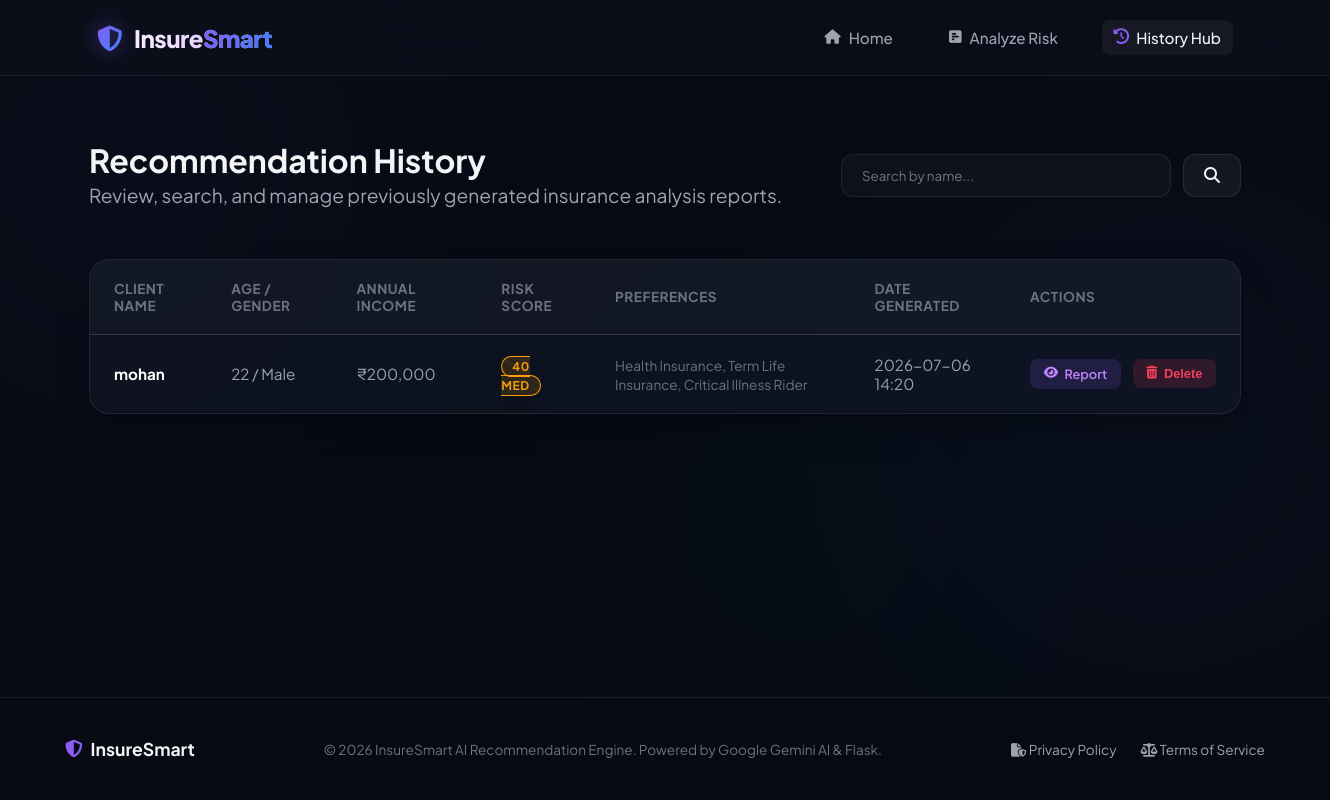
Before: /history with the older database file.
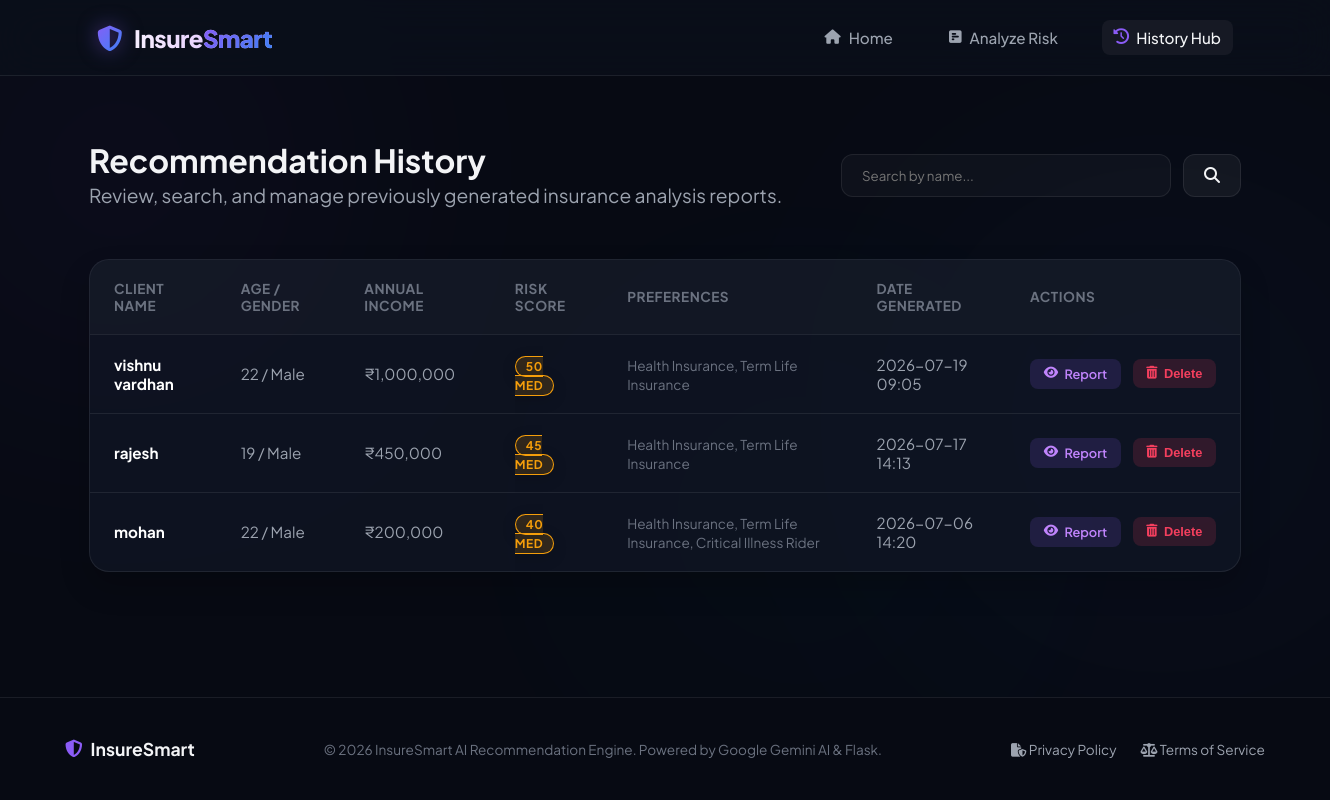
After: the same page with the newer database file.
### models.py (models this page shows, shortened)
class UserRecommendation(db.Model):
    __tablename__ = 'user_recommendation'
    id = db.Column(db.Integer, primary_key=True)
    name = db.Column(db.String(100), nullable=False)
    age = db.Column(db.Integer, nullable=False)
    gender = db.Column(db.String(20), nullable=False)
    annual_income = db.Column(db.Float, nullable=False)
    dependents = db.Column(db.Integer, nullable=False)
    health_conditions = db.Column(db.Text, nullable=True) # Text list or comma-separated
    lifestyle_habits = db.Column(db.Text, nullable=True) # Text list (smoking, alcohol, exercise frequency, diet)
    insurance_preferences = db.Column(db.Text, nullable=True) # Comma-separated categories (e.g. Life, Health)
    risk_score = db.Column(db.Integer, nullable=True)
    risk_factors_raw = db.Column(db.Text, nullable=True) # JSON Array of strings
    premium_estimates_raw = db.Column(db.Text, nullable=True) # JSON Object
    recommended_plans_raw = db.Column(db.Text, nullable=True) # JSON Array of objects
    financial_insights_raw = db.Column(db.Text, nullable=True) # JSON Object
    created_at = db.Column(db.DateTime, default=datetime.utcnow)
    @property
    def risk_factors(self):
        try:
            return json.loads(self.risk_factors_raw) if self.risk_factors_raw else []
        except Exception:
            return []
    @property
    def premium_estimates(self):
        try:
            return json.loads(self.premium_estimates_raw) if self.premium_estimates_raw else {}
        except Exception:
            return {}
    @property
    def recommended_plans(self):
        try:
            return json.loads(self.recommended_plans_raw) if self.recommended_plans_raw else []
        except Exception:
            return []
    @property
    def financial_insights(self):
        try:
            return json.loads(self.financial_insights_raw) if self.financial_insights_raw else {}
        except Exception:
            return {}

### app.py (the view)
@app.route('/history')
def history():
    search_query = request.args.get('search', '').strip()
    if search_query:
        records = UserRecommendation.query.filter(
            UserRecommendation.name.ilike(f"%{search_query}%")
        ).order_by(UserRecommendation.created_at.desc()).all()
    else:
        records = UserRecommendation.query.order_by(UserRecommendation.created_at.desc()).all()
    return render_template('history.html', records=records, search_query=search_query)

### templates/history.html (shortened to what this page needs)
{% extends 'base.html' %}
{% block content %}
<div class="history-container">
    <div class="history-header">
        <div>
            <h1>Recommendation History</h1>
            <p class="hero-description" style="margin-bottom: 0;">Review, search, and manage previously generated insurance analysis reports.</p>
        </div>
        <form action="{{ url_for('history') }}" method="GET" class="search-form">
            <input type="text" name="search" class="search-input" placeholder="Search by name..." value="{{ search_query if search_query else '' }}">
            <button type="submit" class="btn btn-secondary" style="padding: 0.75rem 1.25rem;">
                <i class="fa-solid fa-magnifying-glass"></i>
            </button>
        </form>
    </div>
    <div class="table-panel">
        {% if records %}
        <div class="history-table-wrapper">
            <table class="history-table">
                <thead>
                    <tr>
                        <th>Client Name</th>
                        <th>Age / Gender</th>
                        <th>Annual Income</th>
                        <th>Risk Score</th>
                        <th>Preferences</th>
                        <th>Date Generated</th>
                        <th>Actions</th>
                    </tr>
                </thead>
                <tbody>
                    {% for rec in records %}
                    <tr>
                        <td>
                            <span class="history-name">{{ rec.name }}</span>
                        </td>
                        <td>{{ rec.age }} / {{ rec.gender }}</td>
                        <td>₹{{ "{:,.0f}".format(rec.annual_income) }}</td>
                        <td>
                            {% if rec.risk_score <= 35 %}
                                <span class="risk-badge risk-badge-low" style="padding: 2px 10px; font-size: 0.75rem;">{{ rec.risk_score }} Low</span>
                            {% elif rec.risk_score <= 65 %}
                                <span class="risk-badge risk-badge-medium" style="padding: 2px 10px; font-size: 0.75rem;">{{ rec.risk_score }} Med</span>
                            {% else %}
                                <span class="risk-badge risk-badge-high" style="padding: 2px 10px; font-size: 0.75rem;">{{ rec.risk_score }} High</span>
                            {% endif %}
                        </td>
                        <td>
                            <span style="font-size: 0.85rem; color: var(--text-muted);">{{ rec.insurance_preferences }}</span>
                        </td>
                        <td>{{ rec.created_at.strftime('%Y-%m-%d %H:%M') if rec.created_at else 'N/A' }}</td>
                        <td>
                            <div class="history-table-actions">
                                <a href="{{ url_for('dashboard', rec_id=rec.id) }}" class="action-btn action-btn-view">
                                    <i class="fa-solid fa-eye"></i> Report
                                </a>
                                <form action="{{ url_for('delete_recommendation', rec_id=rec.id) }}" method="POST" onsubmit="return confirm('Are you sure you want to delete this assessment?');" style="display: inline;">
                                    <button type="submit" class="action-btn action-btn-delete">
                                        <i class="fa-solid fa-trash-can"></i> Delete
                                    </button>
                                </form>
                            </div>
                        </td>
                    </tr>
                    {% endfor %}
                </tbody>
            </table>
        </div>
        {% endif %}
    </div>
</div>
{% endblock %}

### templates/base.html (shortened to what this page needs)
<!DOCTYPE html>
<html lang="en">
<head>
    <link rel="stylesheet" href="https://cdnjs.cloudflare.com/ajax/libs/font-awesome/6.4.0/css/all.min.css">
    <link rel="stylesheet" href="{{ url_for('static', filename='css/style.css') }}">
</head>
<body>
    <div class="bg-glow bg-glow-1"></div>
    <div class="bg-glow bg-glow-2"></div>
    <div class="bg-glow bg-glow-3"></div>
    <header class="navbar">
        <div class="nav-container">
            <a href="{{ url_for('index') }}" class="nav-logo" id="navLogo">
                <div class="logo-icon">
                    <i class="fa-solid fa-shield-halved"></i>
                </div>
                <span>Insure<span>Smart</span></span>
            </a>
            <nav class="nav-menu" id="navMenu">
                <a href="{{ url_for('index') }}" class="nav-link {% if request.path == '/' %}active{% endif %}"><i class="fa-solid fa-house"></i> Home</a>
                <a href="{{ url_for('assess') }}" class="nav-link {% if request.path == '/assess' %}active{% endif %}"><i class="fa-solid fa-square-poll-horizontal"></i> Analyze Risk</a>
                <a href="{{ url_for('history') }}" class="nav-link {% if request.path == '/history' %}active{% endif %}"><i class="fa-solid fa-clock-rotate-left"></i> History Hub</a>
            </nav>
        </div>
    </header>
    <main class="main-content">
        {% block content %}{% endblock %}
    </main>
    <footer class="footer">
        <div class="footer-container">
            <div class="footer-logo">
                <i class="fa-solid fa-shield-halved"></i> InsureSmart
            </div>
            <div class="footer-text">
                &copy; 2026 InsureSmart AI Recommendation Engine. Powered by Google Gemini AI & Flask.
            </div>
            <div class="footer-links">
                <a href="#"><i class="fa-solid fa-file-shield"></i> Privacy Policy</a>
                <a href="#"><i class="fa-solid fa-scale-balanced"></i> Terms of Service</a>
            </div>
        </div>
    </footer>
</body>
</html>

Changed rows visible on the page:
added UserRecommendation: name "vishnu vardhan", age "22", gender "Male", annual_income "1,000,000", risk_score "50", insurance_preferences "Health Insurance, Term Life Insurance", created_at "2026-07-19 09:05"
added UserRecommendation: name "rajesh", age "19", gender "Male", annual_income "450,000", risk_score "45", insurance_preferences "Health Insurance, Term Life Insurance", created_at "2026-07-17 14:13"
